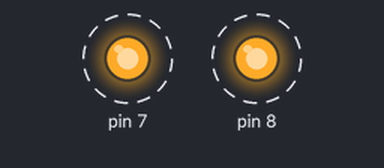
Recording of a sketch running on a simulated Arduino Uno, built with avr-gcc and run on an emulated ATmega328P. Parts: output pins drawn as LEDs (lit = HIGH). Dashed ring = blinking.

Above: at 0.5 s.
Timing chart, 0 to 4.6 s (numbered marks = the images above):
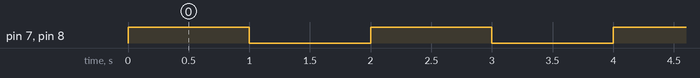

Measured:
- by itself, pin 7, pin 8: alternates HIGH for 1.0 s and LOW for 1.0 s

The sketch:

2_light1.ino
```cpp
// C++ code
//
void setup()
{
  pinMode(7,OUTPUT);
  pinMode(8,OUTPUT);
}

void loop()
{
  digitalWrite(7,HIGH);
  digitalWrite(8,HIGH);
  delay(1000); // Wait for 1000 millisecond(s)
  digitalWrite(7,LOW);
  digitalWrite(8,LOW);
  delay(1000); // Wait for 1000 millisecond(s)
}
```
